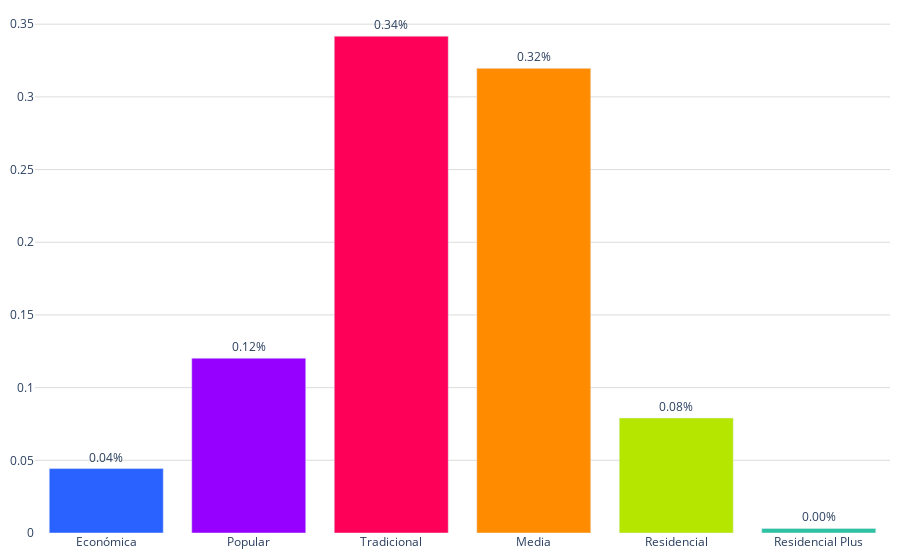

This figure's notebook cell:
### Code cell
labels = creditos_vivienda['vivienda_valor']
values = creditos_vivienda['promedio']
colores = ['#2962ff', '#9500ff', '#ff0059', '#ff8c00', '#b4e600', '#2EC2A2','#E50CB6']

fig = go.Figure()
fig.add_trace(go.Bar(
        x=labels, 
        y=values, 
        marker_color=colores,
        text=values,  # Texto que se mostrará en las barras (porcentaje)
        textposition='outside',  # Posición del texto (puede ser 'inside' o 'outside')
        texttemplate='%{text:.2f}%', 
    )
)    
fig.update_layout(
    #barmode='stack', 
    #title='Distribución de créditos por vivienda valor (2022)',
    #title_font_size = 22,
    yaxis=dict(
        #title='M', # Título del eje y
        gridcolor='#dddcda', # Color de las líneas que dividen los rangos del eje Y         
    ),  margin=dict(l=10, r=10, t=10, b=10),  # Ajusta los márgenes (left, right, top, bottom)
    plot_bgcolor='rgba(0,0,0,0)',  # Color de fondo del gráfico
    legend=dict(
        yanchor="top",
        y=0.99,
    )
)

# Exportar gráfica como archivo HTML
def guardar_grafico_como_html(fig, nombre_archivo, carpeta='assets\graficas'):
    # Crear la carpeta si no existe
    if not os.path.exists(carpeta):
        os.makedirs(carpeta)
    # Gráfica como archivo HTML en la carpeta especificada
    pio.write_html(fig, f'{carpeta}/{nombre_archivo}.html')
guardar_grafico_como_html(fig, 'g_bar_creditos_vivienda_2022', carpeta='assets\graficas')
fig.show()

### Figure 1 — Plotly figure (JSON) as saved in the notebook; plotly's stock layout.template omitted (floating-point values rounded to 4 significant figures)
{"data": [{"marker": {"color": ["#2962ff", "#9500ff", "#ff0059", "#ff8c00", "#b4e600", "#2EC2A2", "#E50CB6"]}, "text": [0.0443, 0.1203, 0.3418, 0.3196, 0.07911, 0.003165], "textposition": "outside", "texttemplate": "%{text:.2f}%", "type": "bar", "x": ["Económica", "Popular", "Tradicional", "Media", "Residencial", "Residencial Plus"], "y": [0.0443, 0.1203, 0.3418, 0.3196, 0.07911, 0.003165]}], "layout": {"legend": {"y": 0.99, "yanchor": "top"}, "margin": {"b": 10, "l": 10, "r": 10, "t": 10}, "plot_bgcolor": "rgba(0,0,0,0)", "yaxis": {"gridcolor": "#dddcda"}}}
